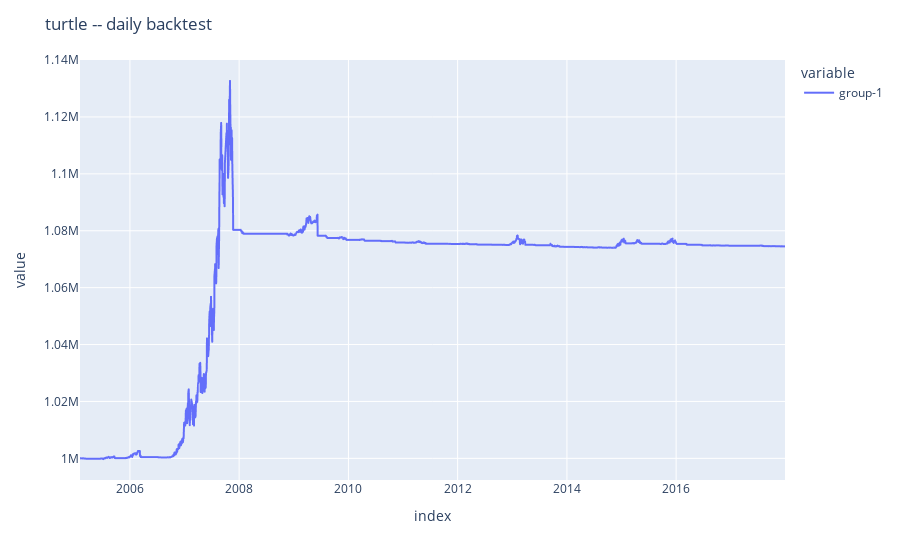

This figure's notebook cell:
### Code cell
data = load_price('data/600000.csv')
data['up'] = data['high'].shift().rolling(20).apply(np.max)
data['down'] = data['low'].shift().rolling(20).apply(np.min)
data['pre_close'] = data['close'].shift()
data = data[20:]

t = turtle(data)
t.run()
p = t.ploter()
p.plot()

### Figure 1 — Plotly figure (JSON) as saved in the notebook; plotly's stock layout.template omitted (floating-point values rounded to 4 significant figures; data arrays with more than 128 entries replaced by an {"elided": "..."} marker saying what was removed)
{"data": [{"hovertemplate": "variable=group-1<br>index=%{x}<br>value=%{y}<extra></extra>", "legendgroup": "group-1", "line": {"color": "#636efa", "dash": "solid"}, "mode": "lines", "name": "group-1", "showlegend": true, "type": "scattergl", "x": {"elided": "3139 str values"}, "xaxis": "x", "y": {"elided": "3139 float values"}, "yaxis": "y"}], "layout": {"legend": {"title": {"text": "variable"}, "tracegroupgap": 0}, "margin": {"t": 60}, "title": {"text": "turtle -- daily backtest"}, "xaxis": {"anchor": "y", "domain": [0, 1], "title": {"text": "index"}}, "yaxis": {"anchor": "x", "domain": [0, 1], "title": {"text": "value"}}}}
